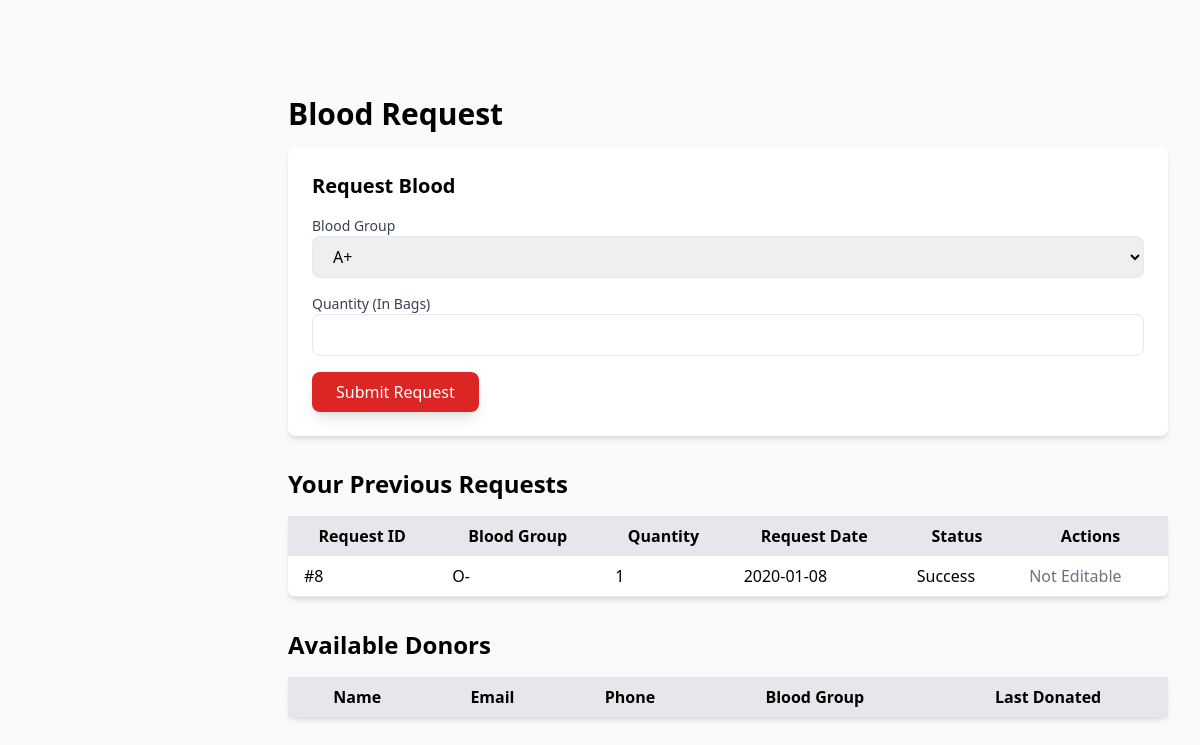
Screenshot of /request.php (signed in) with the database file from the repository.
### tables this page shows
create table request(
    id int auto_increment,
    email varchar(255),
    bloodGroup varchar(5),
    quantity varchar(50),
    request_date date,
    status varchar(1),
    primary key(id),
    constraint fk_email_request foreign key(email) references users(email) on delete cascade on update cascade
);

### request.php (the view, shortened to what this page needs)
<?php
$email = $_SESSION['email'];
$user_requests_query = "SELECT * FROM request WHERE email='$email'";
$user_requests_result = mysqli_query($con, $user_requests_query);
?>
<!DOCTYPE html>
<html lang="en">
<head>
    <link rel="stylesheet" href="https://cdn.jsdelivr.net/npm/tailwindcss@2.2.19/dist/tailwind.min.css">
</head>
<body class="bg-gray-50">
<div class="flex pt-16">
        <div class="w-64">
        </div>
        <div class="flex-1 p-8">
            <h1 class="text-3xl font-bold mb-4">Blood Request</h1>
            <form method="POST" class="bg-white p-6 rounded-lg shadow-md mb-8">
                <h2 class="text-xl font-semibold mb-4">Request Blood</h2>
                <div class="mb-4">
                    <label for="bloodGroup" class="block text-sm font-medium text-gray-700">Blood Group</label>
                    <select name="bloodGroup" id="bloodGroup" class="w-full px-4 py-2 border rounded-lg">
                        <option value="A+">A+</option>
                    </select>
                </div>
                <div class="mb-4">
                    <label for="quantity" class="block text-sm font-medium text-gray-700">Quantity (In Bags)</label>
                    <input type="number" name="quantity" id="quantity" class="w-full px-4 py-2 border rounded-lg" required>
                </div>
                <button type="submit" name="request_blood" class="bg-red-600 text-white px-6 py-2 rounded-lg shadow-lg hover:bg-red-700">
                    Submit Request
                </button>
            </form>
            <h2 class="text-2xl font-semibold mb-4">Your Previous Requests</h2>
            <table class="w-full bg-white rounded-lg shadow-md mb-8">
                <thead>
                    <tr class="bg-gray-200">
                        <th class="px-4 py-2">Request ID</th>
                        <th class="px-4 py-2">Blood Group</th>
                        <th class="px-4 py-2">Quantity</th>
                        <th class="px-4 py-2">Request Date</th>
                        <th class="px-4 py-2">Status</th>
                        <th class="px-4 py-2">Actions</th>
                    </tr>
                </thead>
                <tbody>
                    <?php while ($request = mysqli_fetch_assoc($user_requests_result)) { ?>
                        <tr class="border-b">
                            <td class="px-4 py-2">#<?php echo $request['id']; ?></td>
                            <td class="px-4 py-2"><?php echo $request['bloodGroup']; ?></td>
                            <td class="px-4 py-2"><?php echo $request['quantity']; ?></td>
                            <td class="px-4 py-2"><?php echo $request['request_date']; ?></td>
                            <td class="px-4 py-2">
                                <?php
                                if ($request['status'] == '0') echo "Pending";
                                elseif ($request['status'] == '1') echo "Success";
                                else echo "Failed";
                                ?>
                            </td>
                            <td class="px-4 py-2">
                                <?php if ($request['status'] == '0') { ?>
                                    <a href="?delete_request_id=<?php echo $request['id']; ?>" class="text-red-600 hover:underline">Delete</a>
                                <?php } else { ?>
                                    <span class="text-gray-500">Not Editable</span>
                                <?php } ?>
                            </td>
                        </tr>
                    <?php } ?>
                </tbody>
            </table>
            <h2 class="text-2xl font-semibold mb-4">Available Donors</h2>
            <table class="w-full bg-white rounded-lg shadow-md">
                <thead>
                    <tr class="bg-gray-200">
                        <th class="px-4 py-2">Name</th>
                        <th class="px-4 py-2">Email</th>
                        <th class="px-4 py-2">Phone</th>
                        <th class="px-4 py-2">Blood Group</th>
                        <th class="px-4 py-2">Last Donated</th>
                    </tr>
                </thead>
            </table>
        </div>
    </div>
</body>
</html>

### rows the page displays
request: id "8", bloodGroup "O-", quantity "1", request_date "2020-01-08", status "Success"
